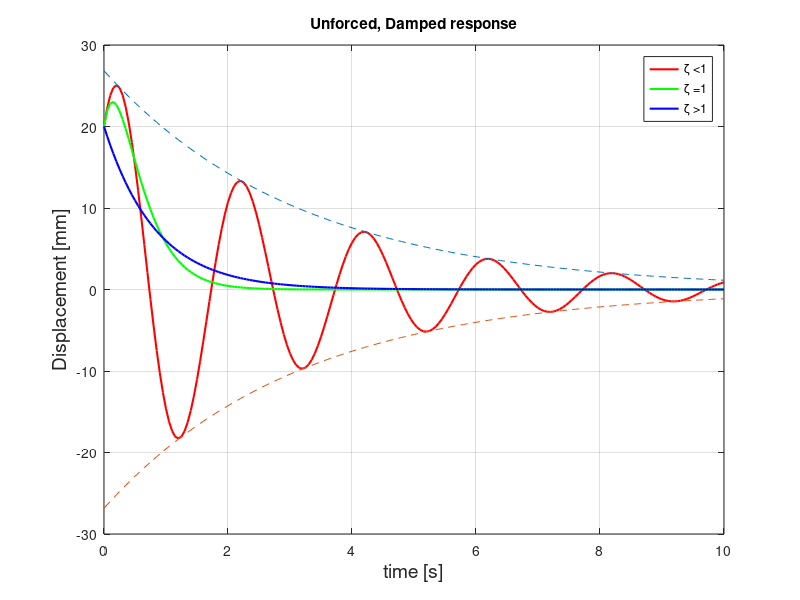

The MATLAB source for this figure:
clc;
clear
close all
k=100; %N/m
m=10; %kg
zeta1= [ 0.1 , 1 , 1.5] ;
for j=1:length (zeta1)
    zeta=zeta1 (j);

omega=(k/m)^.5;
omegaD=omega*(1-zeta^2)^.5;
omegaD2=omega*(-1+zeta^2)^.5;
TD=2*pi./omegaD;

t=(0:200)*0.05;



%disp( ' Initial Conditions: ' );
       x_0=20;
       v_0=50.;

    if zeta<1    
      A=x_0;
      B=(v_0+x_0*omega*zeta)/omegaD;
      X=(A^2+B^2)^.5;
      phi=atan(B/A);
      x=X*exp(-zeta*omega*t).*cos(omegaD*t-phi);
      v=-zeta*omega*x-omegaD*X*exp(-omega*zeta*t).*sin(omegaD*t-phi);
       
        l1=X*exp(-omega*zeta*t);
        l2=-X*exp(-omega*zeta*t);
              
        plot(t,x,'r', 'LineWidth', 1.5)
        hold on
        xlabel('time [s]','fontsize',14)
        ylabel('Displacement [mm]','fontsize',14)
        grid on
   
   
elseif zeta==1
x=exp(-omega*t).*(x_0*(1+omega*t)+v_0*t);

plot(t,x, "g", 'LineWidth', 1.5)
xlabel('time [s]','fontsize',14)
ylabel('Displacement [mm]','fontsize',14)
grid on
 
    else
        
        c1=x_0/2+v_0/2/omegaD+zeta*omega*x_0/omegaD2/2;
        c2=x_0/2-v_0/2/omegaD-zeta*omega*x_0/omegaD2/2;
x=exp(-zeta*omega*t).*(c1*exp(omegaD2*t)+c2*exp(omegaD2*t));
   
plot(t,x,"b", 'LineWidth', 1.5)
xlabel('time [s]','fontsize',14)
ylabel('Displacement [mm]','fontsize',14)
grid on
    end
   
end
plot (t,l1, '--'  )
plot (t,l2, '--')

legend('\zeta <1', '\zeta =1', '\zeta >1')
title ('Unforced, Damped response')



